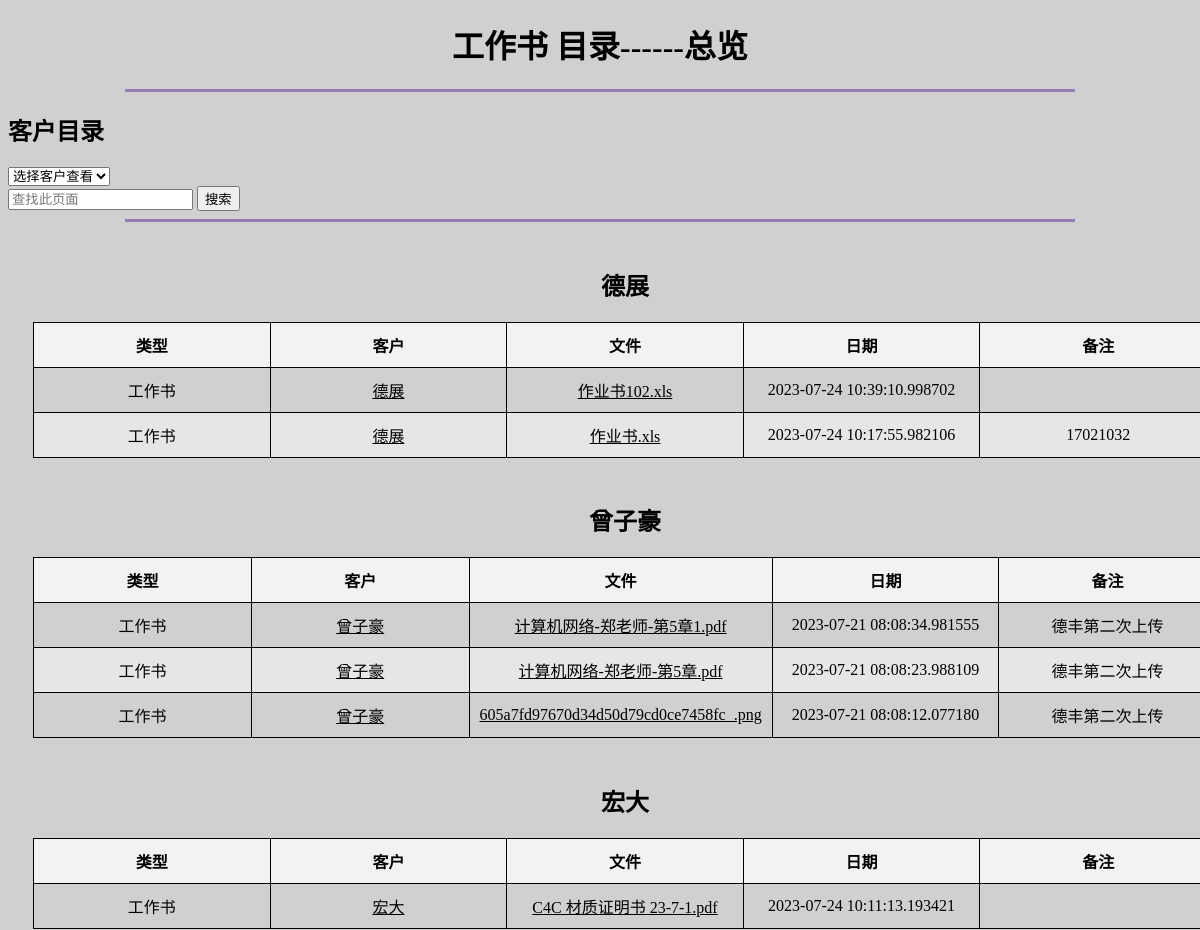
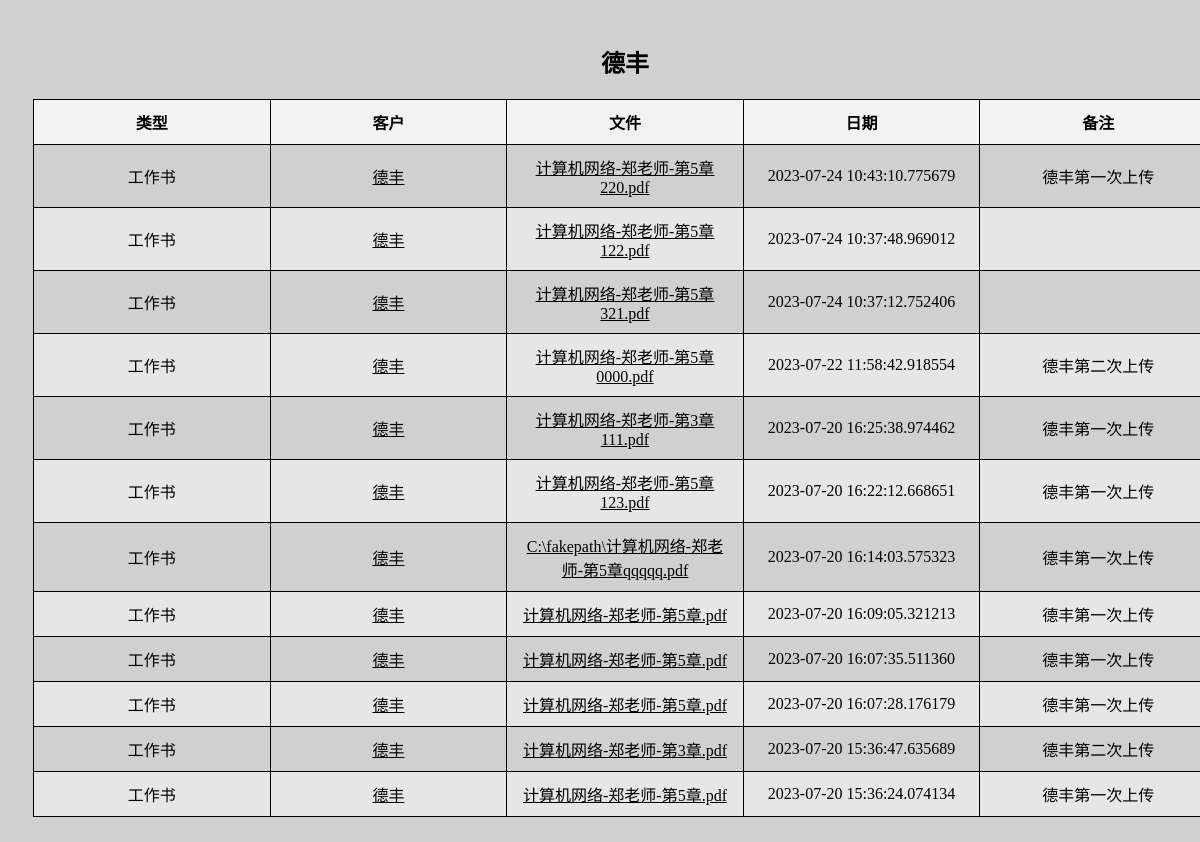
The page /direct/workbook (signed in) on the database its author committed (2 pictures, top to bottom).
### app/models.py (models this page shows)
class Path(db.Model):
    id = db.Column(db.Integer, primary_key=True)
    name = db.Column(db.String(64))
    tag = db.Column(db.Integer)
    fname = db.Column(db.String(64))
    data = db.Column(DateTime)
    path = db.Column(db.String(128))
    mes = db.Column(db.String(256))
    user_id = db.Column(db.Integer, db.ForeignKey('user.id'))

### app/routes.py (the view)
@app.route("/direct/<string:tag>")
@login_required
def direct(tag):
    namel = set()
    with app.app_context():
        list = Path.query.filter_by(tag=tag).all()
        documents = []
        listP = []
        for i in list:
            namel.add(i.name)
            u = []
        for j in namel:
            u =Path.query.filter_by(name=j,tag=tag).all()
            u.sort(key=lambda x: x.data,reverse=True)
            listP.append(u)
        if len(listP) == 0:
            listP.append("null")
        return render_template("direct.html",listP=listP,tag=tag,name=namel,t=len(namel))

### app/models.py (called while the page is built)
@login.user_loader
def load_user(id):
    return User.query.get(int(id))

### app/templates/direct.html (shortened to what this page needs)
<!DOCTYPE html>
<html lang="en">
<head>
</head>
<body>
<h1 class="p">{%if tag == 'workbook'%}
            工作书
            {%elif tag == 'drawing'%}
            图纸
            {%endif%}目录------总览</h1>
<HR style="FILTER: alpha(opacity=100,finishopacity=0,style=3)" width="80%" color=#987cb9 SIZE=3>
<div>
<h2>客户目录</h2>
<div>
   <select id="redirectSelect" onchange="redirectToOption()">
       <option value="">选择客户查看</option>
   </select>
    </div>
    <input type="text" id="searchInput" placeholder="查找此页面">
    <button onclick="searchKeyword()">搜索</button>
</div>
<HR style="FILTER: alpha(opacity=100,finishopacity=0,style=3)" width="80%" color=#987cb9 SIZE=3>
{% for l in listP %}
      <table id="dataTable">
        <caption><h2>{{l[0].name}}</h2></caption>
        <thead>
          <tr>
            <th>类型</th>
            <th>客户</th>
            <th>文件</th>
            <th>日期</th>
              <th>备注</th>
          </tr>
        </thead>
        {% for i in l %}
        <tbody>
          <tr>
            <td>{%if i.tag == 'workbook'%}
            工作书
            {%elif i.tag == 'drawing'%}
            图纸
            {%endif%}</td>
            <td>
                <a href={{url_for('custom',name=i.name,tag=tag)}}>
                  {{i.name}}
                </a>
            </td>
            <td><a  href = {{url_for("view",path=i.path)}}>{{i.fname}}</a></td>
            <td>{{i.data}}</td>
              <td>{{i.mes}}</td>
          </tr>
           {% endfor %}
          </tbody>
    {% endfor %}
      </table>
</body>
</html>

### app/templates/direct.html (style rules this page uses)
body { background-color: #D0D0D0; }
.p { text-align: center; color: black; }
a { color: black; cursor: pointer; }
table { border-collapse: collapse; width: 100%; margin: 25px; }
th, td { width: 20%; border: 1px solid black; padding: 10px; text-align: center; }
th { background-color: #f2f2f2; font-weight: bold; }
tbody:nth-child(even) { background-color: #e6e6e6; }

### rows shown on the page
Path: name "德展", tag "工作书", fname "作业书102.xls", data "2023-07-24 10:39:10.998702"
Path: tag "工作书", name "德展", fname "作业书.xls", data "2023-07-24 10:17:55.982106", mes "17021032"
Path: name "曾子豪", tag "工作书", fname "计算机网络-郑老师-第5章1.pdf", data "2023-07-21 08:08:34.981555", mes "德丰第二次上传"
Path: tag "工作书", name "曾子豪", fname "计算机网络-郑老师-第5章.pdf", data "2023-07-21 08:08:23.988109", mes "德丰第二次上传"
Path: tag "工作书", name "曾子豪", fname "605a7fd97670d34d50d79cd0ce7458fc_.png", data "2023-07-21 08:08:12.077180", mes "德丰第二次上传"
Path: name "宏大", tag "工作书", fname "C4C 材质证明书 23-7-1.pdf", data "2023-07-24 10:11:13.193421"
Path: name "德丰", tag "工作书", fname "计算机网络-郑老师-第5章220.pdf", data "2023-07-24 10:43:10.775679", mes "德丰第一次上传"
Path: tag "工作书", name "德丰", fname "计算机网络-郑老师-第5章122.pdf", data "2023-07-24 10:37:48.969012"
Path: tag "工作书", name "德丰", fname "计算机网络-郑老师-第5章321.pdf", data "2023-07-24 10:37:12.752406"
Path: tag "工作书", name "德丰", fname "计算机网络-郑老师-第5章0000.pdf", data "2023-07-22 11:58:42.918554", mes "德丰第二次上传"
Path: tag "工作书", name "德丰", fname "计算机网络-郑老师-第3章111.pdf", data "2023-07-20 16:25:38.974462", mes "德丰第一次上传"
Path: tag "工作书", name "德丰", fname "计算机网络-郑老师-第5章123.pdf", data "2023-07-20 16:22:12.668651", mes "德丰第一次上传"
Path: tag "工作书", name "德丰", fname "C:\\fakepath\\计算机网络-郑老师-第5章qqqqq.pdf", data "2023-07-20 16:14:03.575323", mes "德丰第一次上传"
Path: tag "工作书", name "德丰", fname "计算机网络-郑老师-第5章.pdf", data "2023-07-20 16:09:05.321213", mes "德丰第一次上传"
Path: tag "工作书", name "德丰", fname "计算机网络-郑老师-第5章.pdf", data "2023-07-20 16:07:35.511360", mes "德丰第一次上传"
Path: tag "工作书", name "德丰", fname "计算机网络-郑老师-第5章.pdf", data "2023-07-20 16:07:28.176179", mes "德丰第一次上传"
Path: tag "工作书", name "德丰", fname "计算机网络-郑老师-第3章.pdf", data "2023-07-20 15:36:47.635689", mes "德丰第二次上传"
Path: tag "工作书", name "德丰", fname "计算机网络-郑老师-第5章.pdf", data "2023-07-20 15:36:24.074134", mes "德丰第一次上传"
